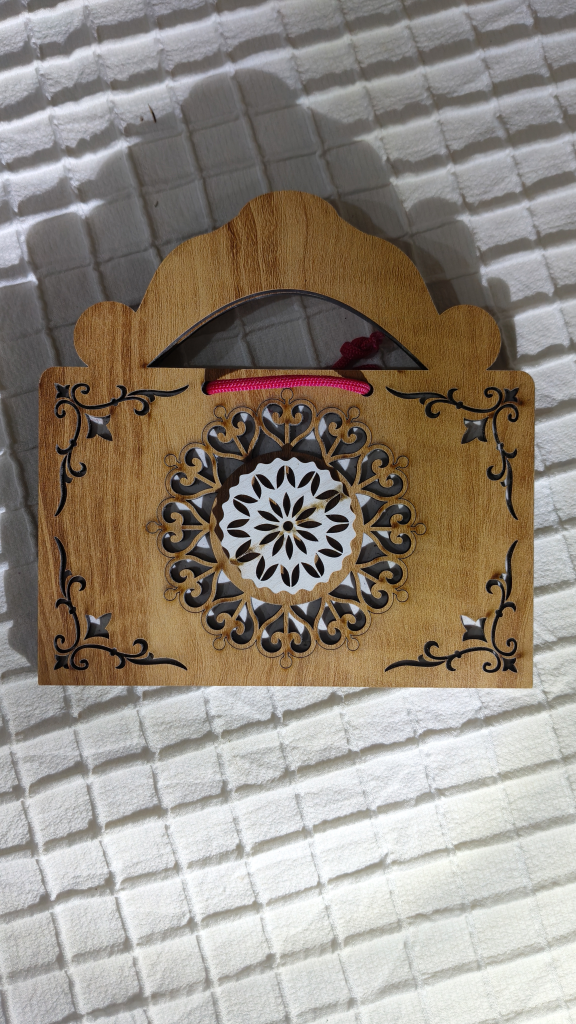
#> input picture dataset/raw/1000012535 - Copy.jpg, 2304 x 4096 px (shown at 1/4 size)
$ python -i feature_extractor.py   (imports and definitions only)   (older library calls are emulated)
#> lines starting #> are read from the running program, lines starting #| are printed output that depends on the picture; after the words box and inside, x2 and y2 are one past the last pixel; in counts of white or black regions, pixels touching at a corner belong together
#> further down, picture is the input picture: shape (4096, 2304, 3); mean B, G, R 129.8, 140.1, 148.8
"""
Feature Extractor

Extracts OpenCV features useful for
Screenshot vs Wallpaper classification.
"""

import cv2
import numpy as np


class FeatureExtractor:

    # All the pixel-area thresholds below (icon size, widget size, text
    # box size, grid clustering tolerance) were effectively calibrated
    # for typical phone/tablet screenshot resolutions (~1080-1440px
    # wide). Camera photos in the same dataset are often 3000-4500px+
    # wide, where fine natural texture (leaves, gravel, grain) produces
    # thousands of small blobs that coincidentally fall in the same
    # *absolute* pixel-area range as real UI icons, purely because the
    # image is physically larger. Normalizing every image to a standard
    # width first makes every downstream area/size threshold apples-to
    # -apples regardless of the original resolution.
    REFERENCE_WIDTH = 1080

    def extract(self, image):

        orig_h, orig_w = image.shape[:2]
#> orig_h = 4096; orig_w = 2304

        if orig_w != self.REFERENCE_WIDTH:
            scale = self.REFERENCE_WIDTH / orig_w
#> scale = 0.469
            image = cv2.resize(
                image,
                (self.REFERENCE_WIDTH, int(round(orig_h * scale))),
                interpolation=cv2.INTER_AREA,
            )

        h, w = image.shape[:2]
#> h = 1920; w = 1080

        gray = cv2.cvtColor(image, cv2.COLOR_BGR2GRAY)

        # -----------------------------------------
        # Edge Density
        # -----------------------------------------

        edges = cv2.Canny(gray, 80, 160)
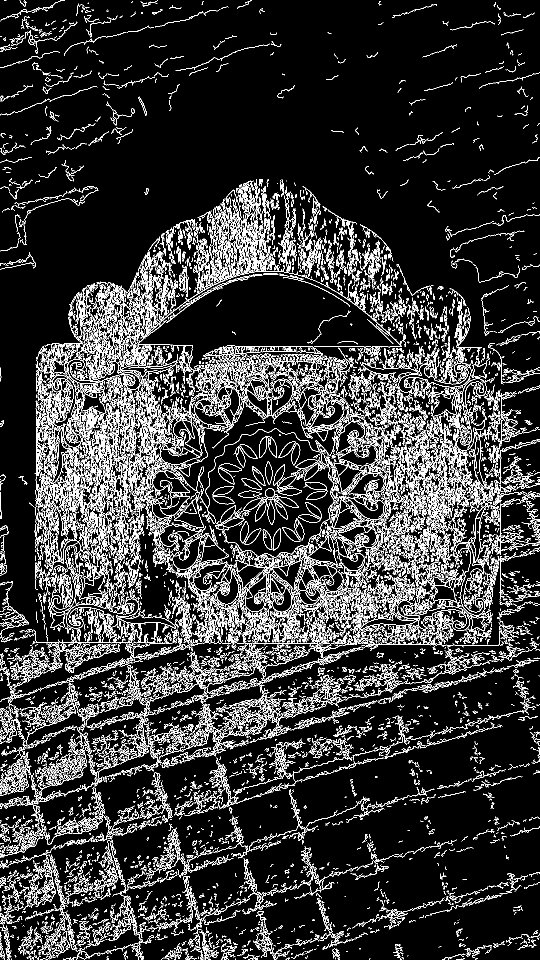
#> edges: shape (1920, 1080) (shown at 1/2 size); 12.6% white in thin lines or dots

        edge_density = np.count_nonzero(edges) / (h * w)
#> edge_density = 0.126

        # -----------------------------------------
        # Text Density / Text Regions
        # -----------------------------------------
        # text_boxes: any small horizontally-elongated blob (general text).
        # text_regions: the subset of those that look like short app/icon
        # labels (low height, tighter aspect ratio) — used by the
        # screenshot detector as a "home screen labels" signal.

        grad = cv2.Sobel(gray, cv2.CV_32F, 1, 0)

        grad = cv2.convertScaleAbs(grad)

        _, binary = cv2.threshold(
            grad,
            45,
            255,
            cv2.THRESH_BINARY,
        )
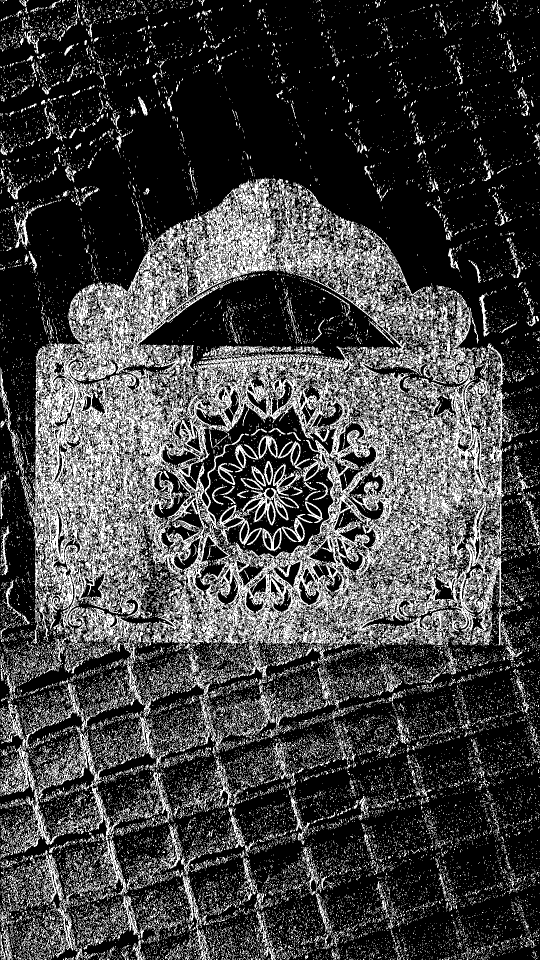
#> binary: shape (1920, 1080) (shown at 1/2 size); 25.5% white in thin lines or dots

        contours, _ = cv2.findContours(
            binary,
            cv2.RETR_EXTERNAL,
            cv2.CHAIN_APPROX_SIMPLE,
        )
#> contours = 25366 contours, 24740 with area under 20; largest, box (x1, y1, x2, y2) and area: (56, 355, 1017, 1371) 635017, (163, 1215, 303, 1411) 5206, (113, 1452, 256, 1794) 4036, (1, 1490, 72, 1590) 2210, (78, 1700, 128, 1806) 1916

        text_boxes = 0
        text_regions = 0

        for c in contours:

            x, y, ww, hh = cv2.boundingRect(c)

            area = ww * hh

            if 20 < area < 3000:

                ratio = ww / max(hh, 1)

                if 1 < ratio < 20:

                    text_boxes += 1

                    # Icon/app labels are short, squat strips of text
                    # sitting directly under an icon glyph.
                    if hh < 25 and 1.2 < ratio < 8:
                        text_regions += 1
#> this loop made 25366 passes
#> (x, y, ww, hh, area, ratio, text_regions) on passes 301, 382: (335, 1911, 11, 9, 99, 1.22, 1), (168, 1909, 14, 11, 154, 1.27, 2)
#> (x, y, ww, hh, area, ratio) on passes 185, 197, 200, 202, 205, 211: (895, 1914, 5, 6, 30, 0.833), (573, 1914, 7, 6, 42, 1.17), (501, 1914, 7, 6, 42, 1.17), (443, 1914, 4, 6, 24, 0.667), (395, 1914, 4, 6, 24, 0.667), (70, 1914, 4, 6, 24, 0.667)
#> after the loop, text_boxes = 300; text_regions = 147

        # -----------------------------------------
        # Top Status Bar
        # -----------------------------------------

        top = gray[: int(h * 0.08), :]
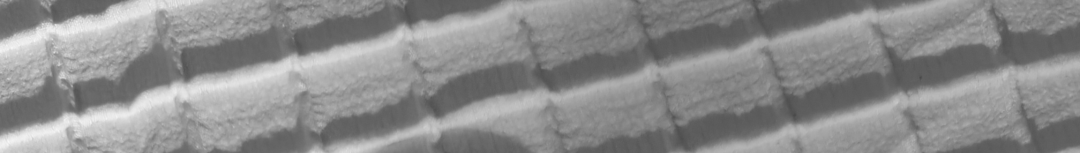
#> top: shape (153, 1080); min 73, max 247, mean 139.9

        top_edges = cv2.Canny(top, 50, 150)
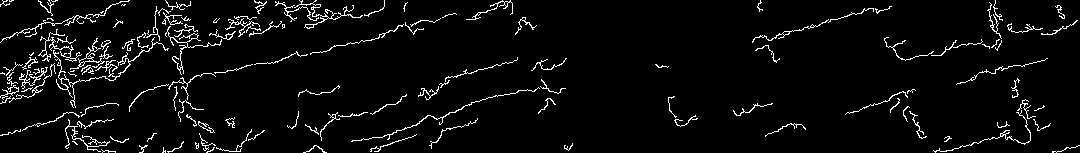
#> top_edges: shape (153, 1080); 4.6% white in thin lines or dots

        top_density = np.count_nonzero(top_edges) / top_edges.size
#> top_density = 0.0457

        # -----------------------------------------
        # Bottom Navigation Bar
        # -----------------------------------------

        bottom = gray[int(h * 0.90):, :]
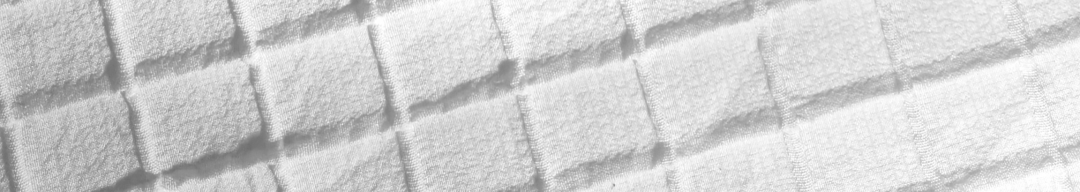
#> bottom: shape (192, 1080); min 108, max 255, mean 208.5

        bottom_edges = cv2.Canny(bottom, 50, 150)
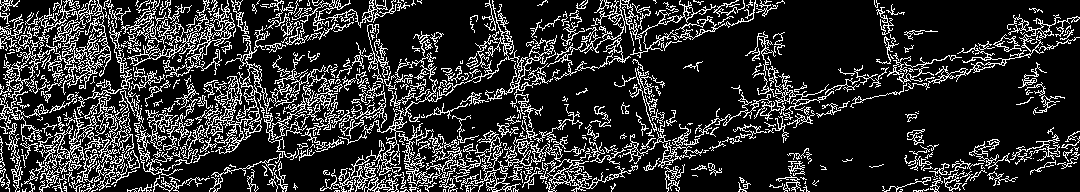
#> bottom_edges: shape (192, 1080); 18.5% white in thin lines or dots

        bottom_density = np.count_nonzero(bottom_edges) / bottom_edges.size
#> bottom_density = 0.185

        # -----------------------------------------
        # Icon Count / Widget Count / Grid Score
        # -----------------------------------------
        # Icons: small, roughly square blobs (app glyphs).
        # Widgets: larger, wider rectangular blobs (clock/weather/etc).
        # Grid score: how strongly icon centers line up on shared
        # rows/columns, which is characteristic of a home-screen grid.

        # Light blur before thresholding kills fine JPEG/WEBP-block and
        # texture noise (foliage, gravel, fabric, skin) so it never turns
        # into a spurious contour in the first place. Real icon/widget
        # tiles are flat and crisp enough to survive a 3x3 blur intact.
        blurred = cv2.GaussianBlur(gray, (3, 3), 0)

        thresh = cv2.adaptiveThreshold(
            blurred,
            255,
            cv2.ADAPTIVE_THRESH_MEAN_C,
            cv2.THRESH_BINARY_INV,
            21,
            10,
        )
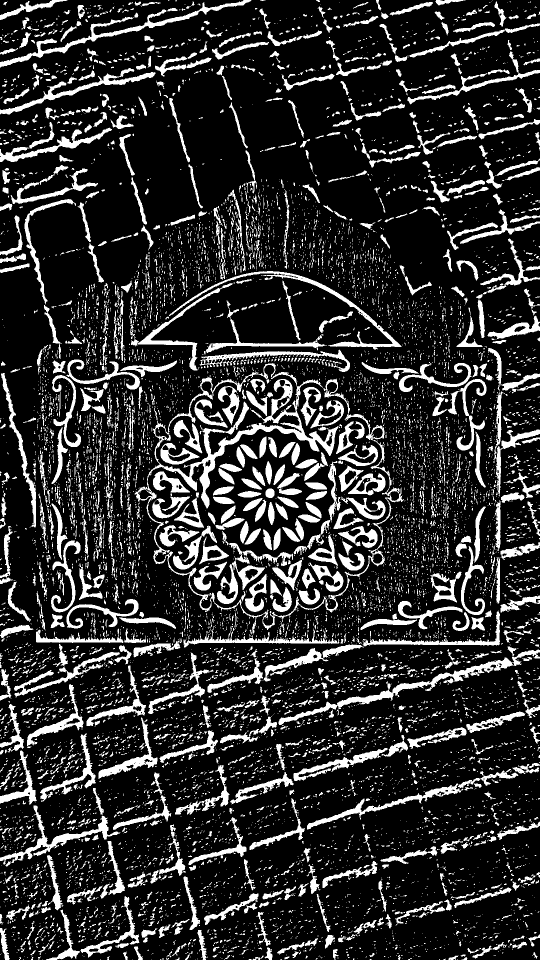
#> thresh: shape (1920, 1080) (shown at 1/2 size); 18.2% white; 10033 white regions (8470 under 20 px)

        contours, _ = cv2.findContours(
            thresh,
            cv2.RETR_EXTERNAL,
            cv2.CHAIN_APPROX_SIMPLE,
        )
#> contours = 9839 contours, 8972 with area under 20; largest, box (x1, y1, x2, y2) and area: (269, 726, 808, 1267) 161874, (557, 1299, 1080, 1450) 5714, (0, 0, 503, 135) 4517, (338, 542, 803, 699) 3750, (0, 1611, 241, 1733) 3271

        icon_count = 0
        widget_count = 0
        icon_boxes = []

        for c in contours:

            x, y, ww, hh = cv2.boundingRect(c)

            area = ww * hh

            ratio = ww / max(hh, 1)

            # Solidity = contour area / convex-hull area. Icons and
            # widget tiles are clean, filled rounded-rectangles, so
            # solidity sits close to 1.0. Texture noise from photos
            # (leaves, gravel, clouds) produces jagged, concave blobs
            # with noticeably lower solidity — this is the main filter
            # that keeps busy wallpapers from being counted as "icons".
            hull = cv2.convexHull(c)
            hull_area = cv2.contourArea(hull)
            solidity = (cv2.contourArea(c) / hull_area) if hull_area > 0 else 0

            if solidity < 0.85:
                continue

            if 400 < area < 9000:

                if 0.75 < ratio < 1.3:

                    icon_count += 1

                    icon_boxes.append((x, y, ww, hh))

            elif 9000 <= area < 40000:

                # Widgets are noticeably wider than tall (clock,
                # weather, media strips), unlike a square icon glyph.
                if 1.3 <= ratio < 4.0:

                    widget_count += 1
#> this loop made 9839 passes
#> c on passes 18, 19, 21: [[394, 1917], [394, 1918]], [[324, 1917], [324, 1918], [327, 1918], [327, 1917]], [[804, 1916]]

        grid_score = self._grid_score(icon_boxes, w, h)

        return {

            "width": w,

            "height": h,

            "edge_density": edge_density,

            "text_boxes": text_boxes,

            "text_regions": text_regions,

            "top_density": top_density,

            "bottom_density": bottom_density,

            "icon_count": icon_count,

            "widget_count": widget_count,

            "grid_score": grid_score,

        }

    def _grid_score(self, boxes, w, h):

        # Need at least a few icons before "grid alignment" means anything.
        if len(boxes) < 3:
            return 0.0

        centers_x = [x + ww / 2 for x, y, ww, hh in boxes]
        centers_y = [y + hh / 2 for x, y, ww, hh in boxes]

        tol_x = w * 0.03
        tol_y = h * 0.03

        def cluster(values, tol):

            values = sorted(values)

            clusters = []

            for v in values:

                placed = False

                for cl in clusters:

                    if abs(cl[0] - v) < tol:
                        cl.append(v)
                        placed = True
                        break

                if not placed:
                    clusters.append([v])

            return clusters

        col_clusters = cluster(centers_x, tol_x)
        row_clusters = cluster(centers_y, tol_y)

        # An icon "counts" as grid-aligned if it shares a column or row
        # with at least one other icon.
        aligned = 0

        for cl in col_clusters:
            if len(cl) >= 2:
                aligned += len(cl)

        for cl in row_clusters:
            if len(cl) >= 2:
                aligned += len(cl)

        total_possible = len(boxes) * 2

        return round(min(aligned / total_possible, 1.0), 3)


feature_extractor = FeatureExtractor()

>>> import cv2
>>> picture = cv2.imread('../dataset/raw/1000012535 - Copy.jpg')
>>> result = FeatureExtractor().extract(picture)
